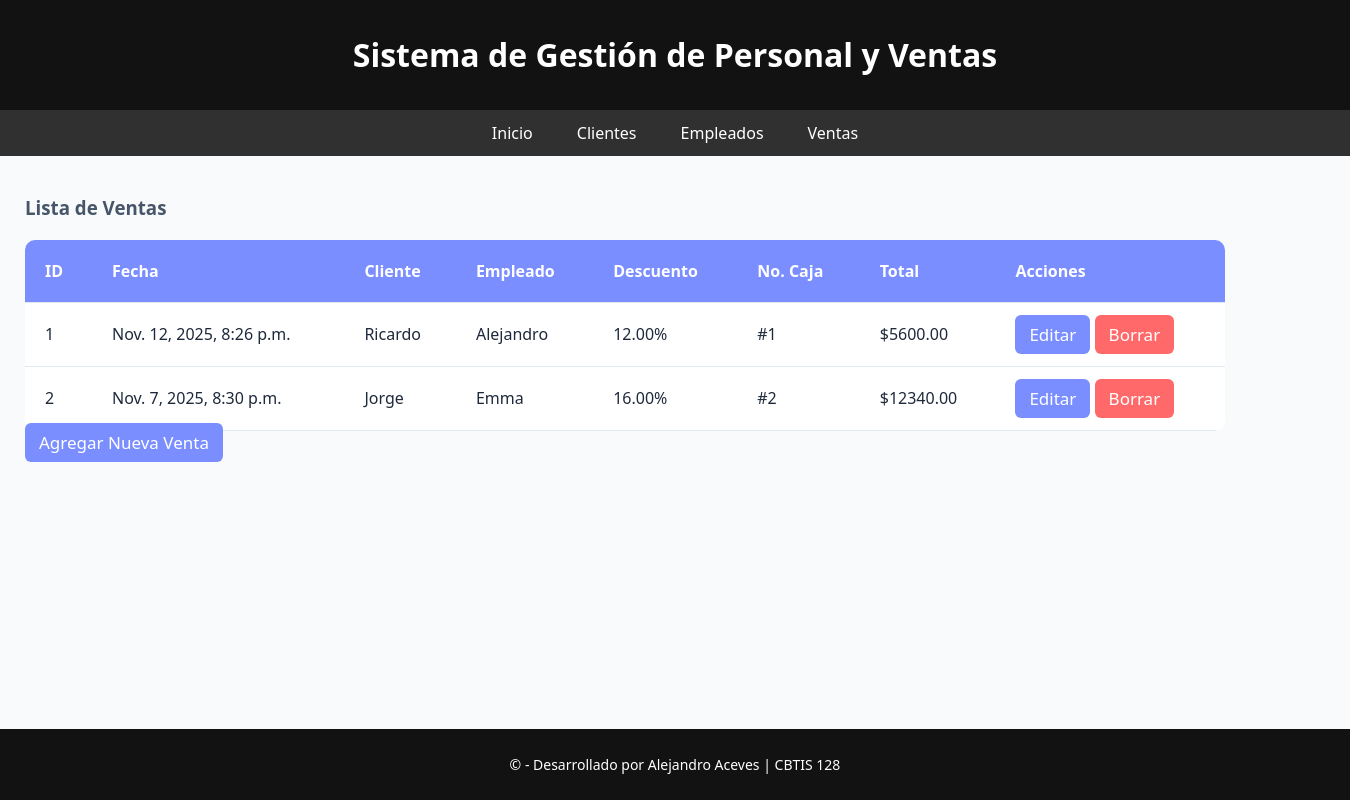
/ventas/, run on the app's committed database.
### app_instrumental/models.py (models this page shows, shortened)
class Venta(models.Model):
    id_venta = models.AutoField(primary_key=True)
    fecha_venta = models.DateTimeField()
    id_cliente = models.ForeignKey(Cliente, on_delete=models.CASCADE)
    id_empleado = models.ForeignKey(Empleado, on_delete=models.CASCADE)
    descuento_porcentaje = models.DecimalField(max_digits=5, decimal_places=2)
    numero_caja = models.IntegerField()
    total = models.DecimalField(max_digits=10, decimal_places=2)

class Cliente(models.Model):
    id_cliente = models.AutoField(primary_key=True)
    nombre = models.CharField(max_length=255)
    email = models.EmailField()
    telefono = models.CharField(max_length=20)
    direccion = models.CharField(max_length=255)
    ciudad = models.CharField(max_length=100)

class Empleado(models.Model):
    id_empleado = models.AutoField(primary_key=True)
    nombre = models.CharField(max_length=255)
    puesto = models.CharField(max_length=255)
    salario = models.DecimalField(max_digits=10, decimal_places=2)
    nss = models.CharField(max_length=20)
    edad = models.IntegerField()

### app_instrumental/views.py (the view)
# urls.py: path('ventas/', views.ver_ventas, name='ver_ventas_personal'),
def ver_ventas(request):
    ventas = Venta.objects.all()
    return render(request, 'ventas/ver_ventas.html', {'ventas': ventas})

### app_instrumental/templates/ventas/ver_ventas.html
{% extends 'base.html' %}
{% block content %}
<h3>Lista de Ventas</h3>
<table>
  <thead>
    <tr>
      <th>ID</th><th>Fecha</th><th>Cliente</th><th>Empleado</th><th>Descuento</th><th>No. Caja</th><th>Total</th><th>Acciones</th>
    </tr>
  </thead>
  <tbody>
    {% for v in ventas %}
    <tr>
      <td>{{ v.id_venta }}</td>
      <td>{{ v.fecha_venta }}</td>
      <td>{{ v.id_cliente.nombre }}</td>
      <td>{{ v.id_empleado.nombre }}</td>
      <td>{{ v.descuento_porcentaje }}%</td>
      <td>#{{ v.numero_caja }}</td>
      <td>${{ v.total }}</td>
      <td>
        <a href="{% url 'actualizar_venta_personal' v.id_venta %}" class="btn">Editar</a>
        <a href="{% url 'borrar_venta_personal' v.id_venta %}" class="btn btn-danger">Borrar</a>
      </td>
    </tr>
    {% empty %}
    <tr><td colspan="7" class="text-center">No hay ventas registradas.</td></tr>
    {% endfor %}
  </tbody>
</table>
<a href="{% url 'agregar_venta_personal' %}" class="btn">Agregar Nueva Venta</a>
{% endblock %}

### app_instrumental/templates/base.html (shortened to what this page needs)
{% load static %}
<!doctype html>
<html lang="es">
  <head>
    <link rel="stylesheet" href="{% static 'css/styles.css' %}">
  </head>
  <body>
    {% include 'header.html' %}
    {% include 'navbar.html' %}
    <main>
      {% block content %}{% endblock %}
    </main>
    {% include 'footer.html' %}
  </body>
</html>

### app_instrumental/templates/header.html
<header>
  <h1>Sistema de Gestión de Personal y Ventas</h1>
</header>

### app_instrumental/templates/navbar.html
<nav>
  <ul>
    <li><a href="{% url 'inicio_personal' %}">Inicio</a></li>
    <li><a href="{% url 'ver_clientes' %}">Clientes</a></li>
    <li><a href="{% url 'ver_empleados' %}">Empleados</a></li>
    <li><a href="{% url 'ver_ventas_personal' %}">Ventas</a></li>
  </ul>
</nav>

### app_instrumental/templates/footer.html
<footer>
  <p>© {{ now|date:"Y" }} - Desarrollado por Alejandro Aceves | CBTIS 128</p>
</footer>

### app_instrumental/static/css/styles.css (style rules this page uses)
html { height: 100%; }
body { font-family: 'Segoe UI', sans-serif; background-color: #f8fafc; color: #1e293b; margin: 0; padding: 0; display: flex; flex-direction: column; min-height: 100vh; }
header, nav, footer { background-color: #121212; color: white; padding: 12px 0; text-align: center; }
nav { background-color: #303030 !important; }
main { padding: 20px; width: 1300px; margin: auto; flex: 1; }
a { color: #7a8eff; text-decoration: none; }
nav ul { list-style: none; padding: 0; margin: 0; display: flex; justify-content: center; flex-wrap: wrap; }
nav li { margin: 0 10px; }
nav a { color: white; padding: 6px 12px; border-radius: 5px; }
table { width: 1200px; border-collapse: collapse; margin-top: 20px; background: white; border-radius: 10px; overflow: hidden; }
th, td { padding: 20px; border-bottom: 1px solid #e2e8f0; text-align: left; }
th { background-color: #7a8eff; color: white; }
button, .btn { background-color: #7a8eff; color: white; padding: 8px 14px; border: none; border-radius: 6px; cursor: pointer; margin-top: 20px; position: relative; width: 120px; }
.btn-danger { background-color: #ff6969; margin-top: 20px; }
a.btn { font-size: 17px; }
h3 { margin-bottom: 10px; color: #475569; }
footer { margin-top: 30px; font-size: 14px; }

### data on the page
Venta: id_venta "1", fecha_venta "Nov. 12, 2025, 8:26 p.m.", id_cliente.nombre "Ricardo", id_empleado.nombre "Alejandro", descuento_porcentaje "12.00", numero_caja "1", total "5600.00"
Venta: id_venta "2", fecha_venta "Nov. 7, 2025, 8:30 p.m.", id_cliente.nombre "Jorge", id_empleado.nombre "Emma", descuento_porcentaje "16.00", numero_caja "2", total "12340.00"
